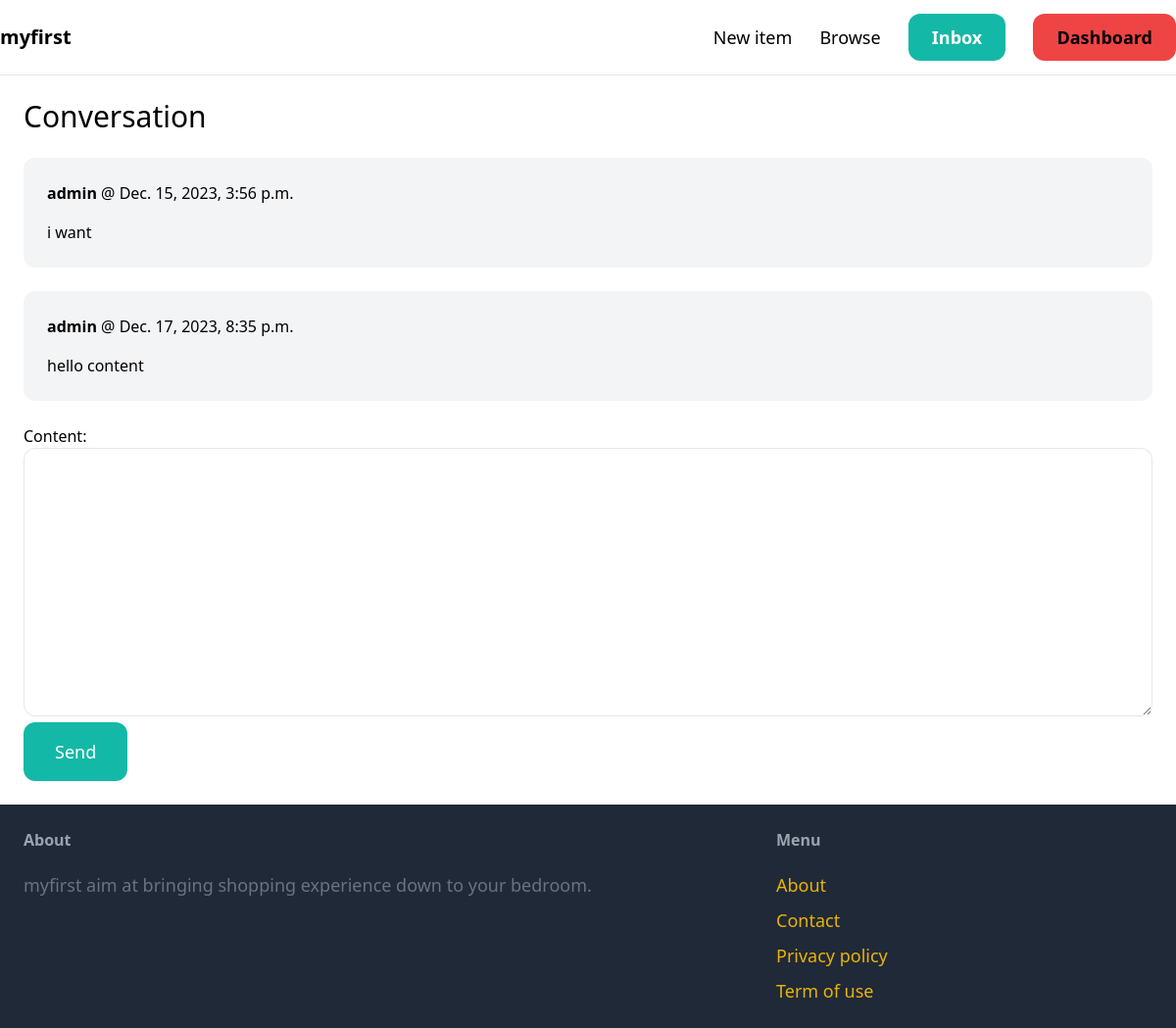
The page /inbox/2/ (signed in) on the database as committed earlier.
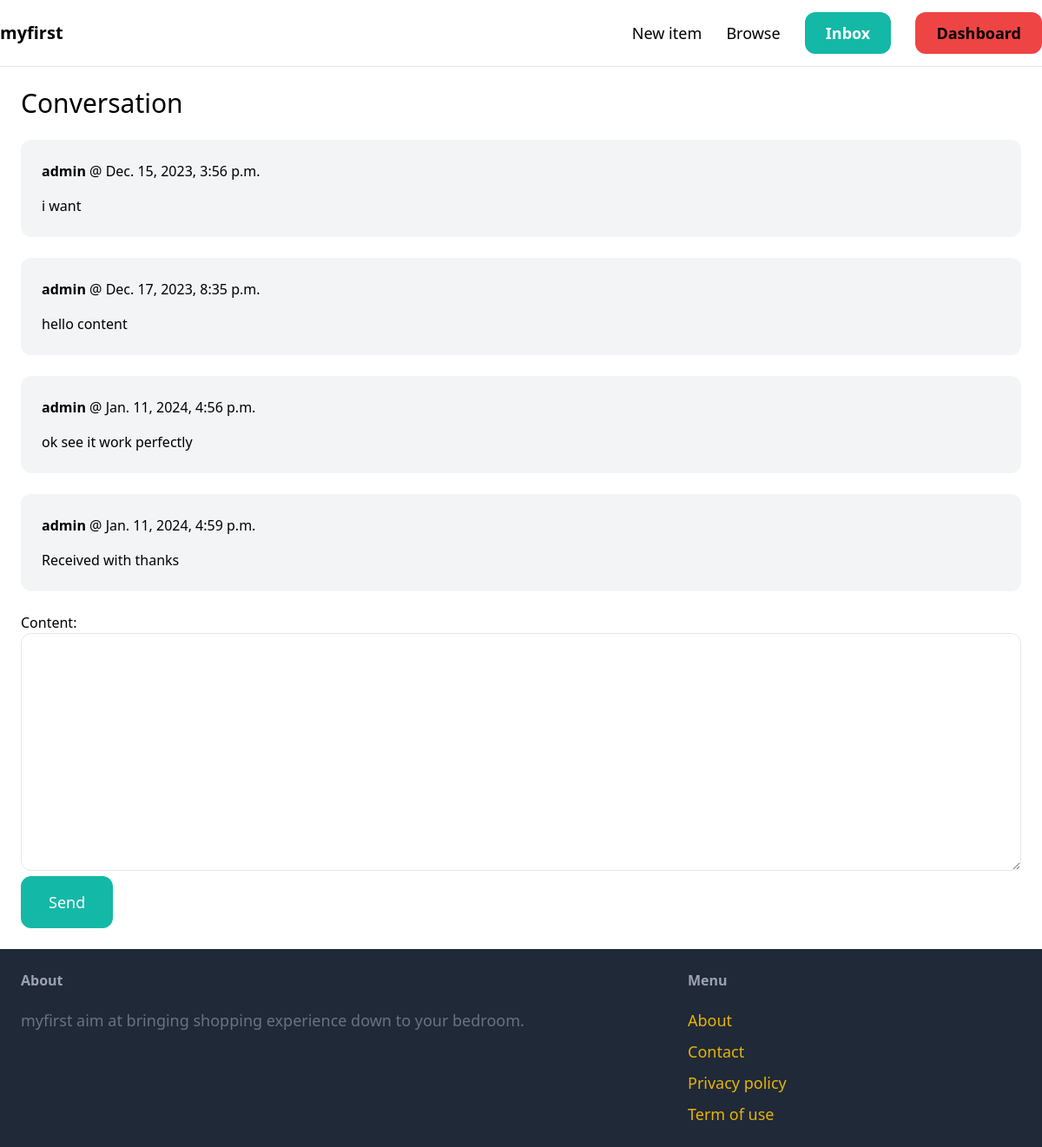
The same page on the database as committed later.
### conversation/models.py (models this page shows)
class ConversationMessage(models.Model):
    conversation = models.ForeignKey(Conversation, related_name='messages', on_delete=models.CASCADE)
    content = models.TextField()
    created_at = models.DateTimeField(auto_now_add=True)
    created_by = models.ForeignKey(User, related_name='created_messages', on_delete=models.CASCADE)

### conversation/views.py (the view)
# urls.py: path('<int:pk>/', views.detail, name='detail'),
@login_required
def detail(request, pk):
    conversation = Conversation.objects.filter(members__in=[request.user.id]).get(pk=pk)
    if request.method == 'POST':
        form = ConversationMessageForm(request.POST)
        if form.is_valid():
            conversation_message = form.save(commit=False)
            conversation_message.conversation = conversation
            conversation_message.created_by = request.user
            conversation_message.save()
            conversation.save()
            return redirect('conversation:detail', pk=pk)
    else:
            form = ConversationMessageForm()
    return render(request, 'conversation/detail.html', {
        'conversation': conversation,
        'form': form
    })

### conversation/forms.py
class ConversationMessageForm(forms.ModelForm):
    class Meta:
        model = ConversationMessage
        fields = ('content',)
        widgets = {
            'content': forms.Textarea(attrs={
                'class': 'w-full py-4 px-6 rounded-xl border'
            })
        }

### conversation/templates/conversation/detail.html (shortened to what this page needs)
{% extends 'core/base.html' %}
{% block content %}
<h1 class="mb-6 text-3xl">Conversation</h1>
<div class="space-y-6">
    {% for message in conversation.messages.all %}
        <div class="p-6 flex {% if message.created_by == request.user %}bg-blue-100{% else %}bg-gray-100{% endif %} rounded-xl">
            <div>
                <p class="mb-4"><strong>{{ message.created_by.username }}</strong> @ {{ message.created_at }}</p>
                <p>{{ message.content }}</p>
            </div>
        </div>
    {% endfor %}
</div>
<form method="post" action="." class="mt-6">
    {{ form.as_p }}
    <button class="py-4 px-8 text-lg bg-teal-500 hover:bg-teal-700 rounded-xl text-white">Send</button>
</form>
{% endblock %}

Rows that differ between the two databases and show on the page:
added ConversationMessage: created_by.username "admin", created_at "Jan. 11, 2024, 4:56 p.m.", content "ok see it work perfectly"
added ConversationMessage: created_by.username "admin", created_at "Jan. 11, 2024, 4:59 p.m.", content "Received with thanks"
